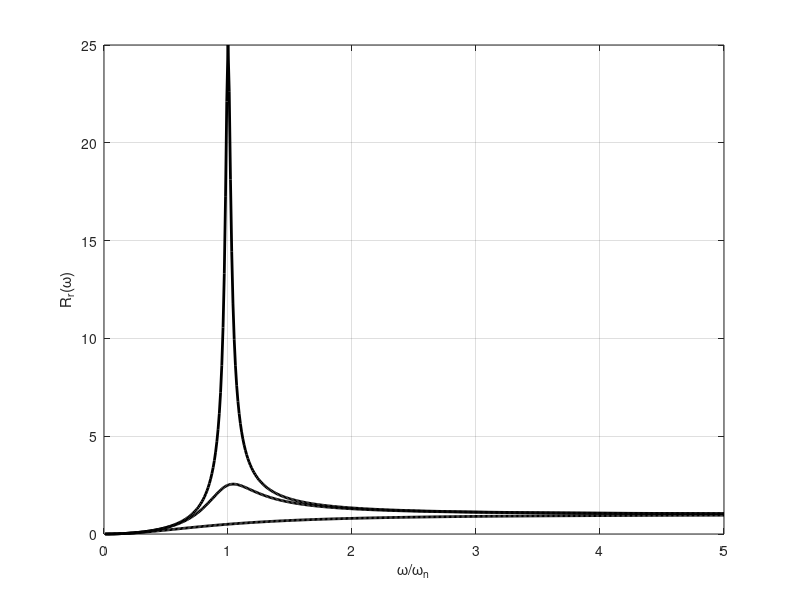

Source code (MATLAB):
dr=[0.02;0.2;1]; %\zeta
r=0.01:0.01:5;  %w/wn
nr=1./r;
Ha=(2i*dr*r+1)./(-r.^2+2i*dr*r+1);
Hr=1./(-1+2i*dr*nr+nr.^2);

plot(r,abs(Hr),'black','linewidth',2);
grid on
xlabel('\omega/\omega_n');
ylabel('R_r(\omega)');











